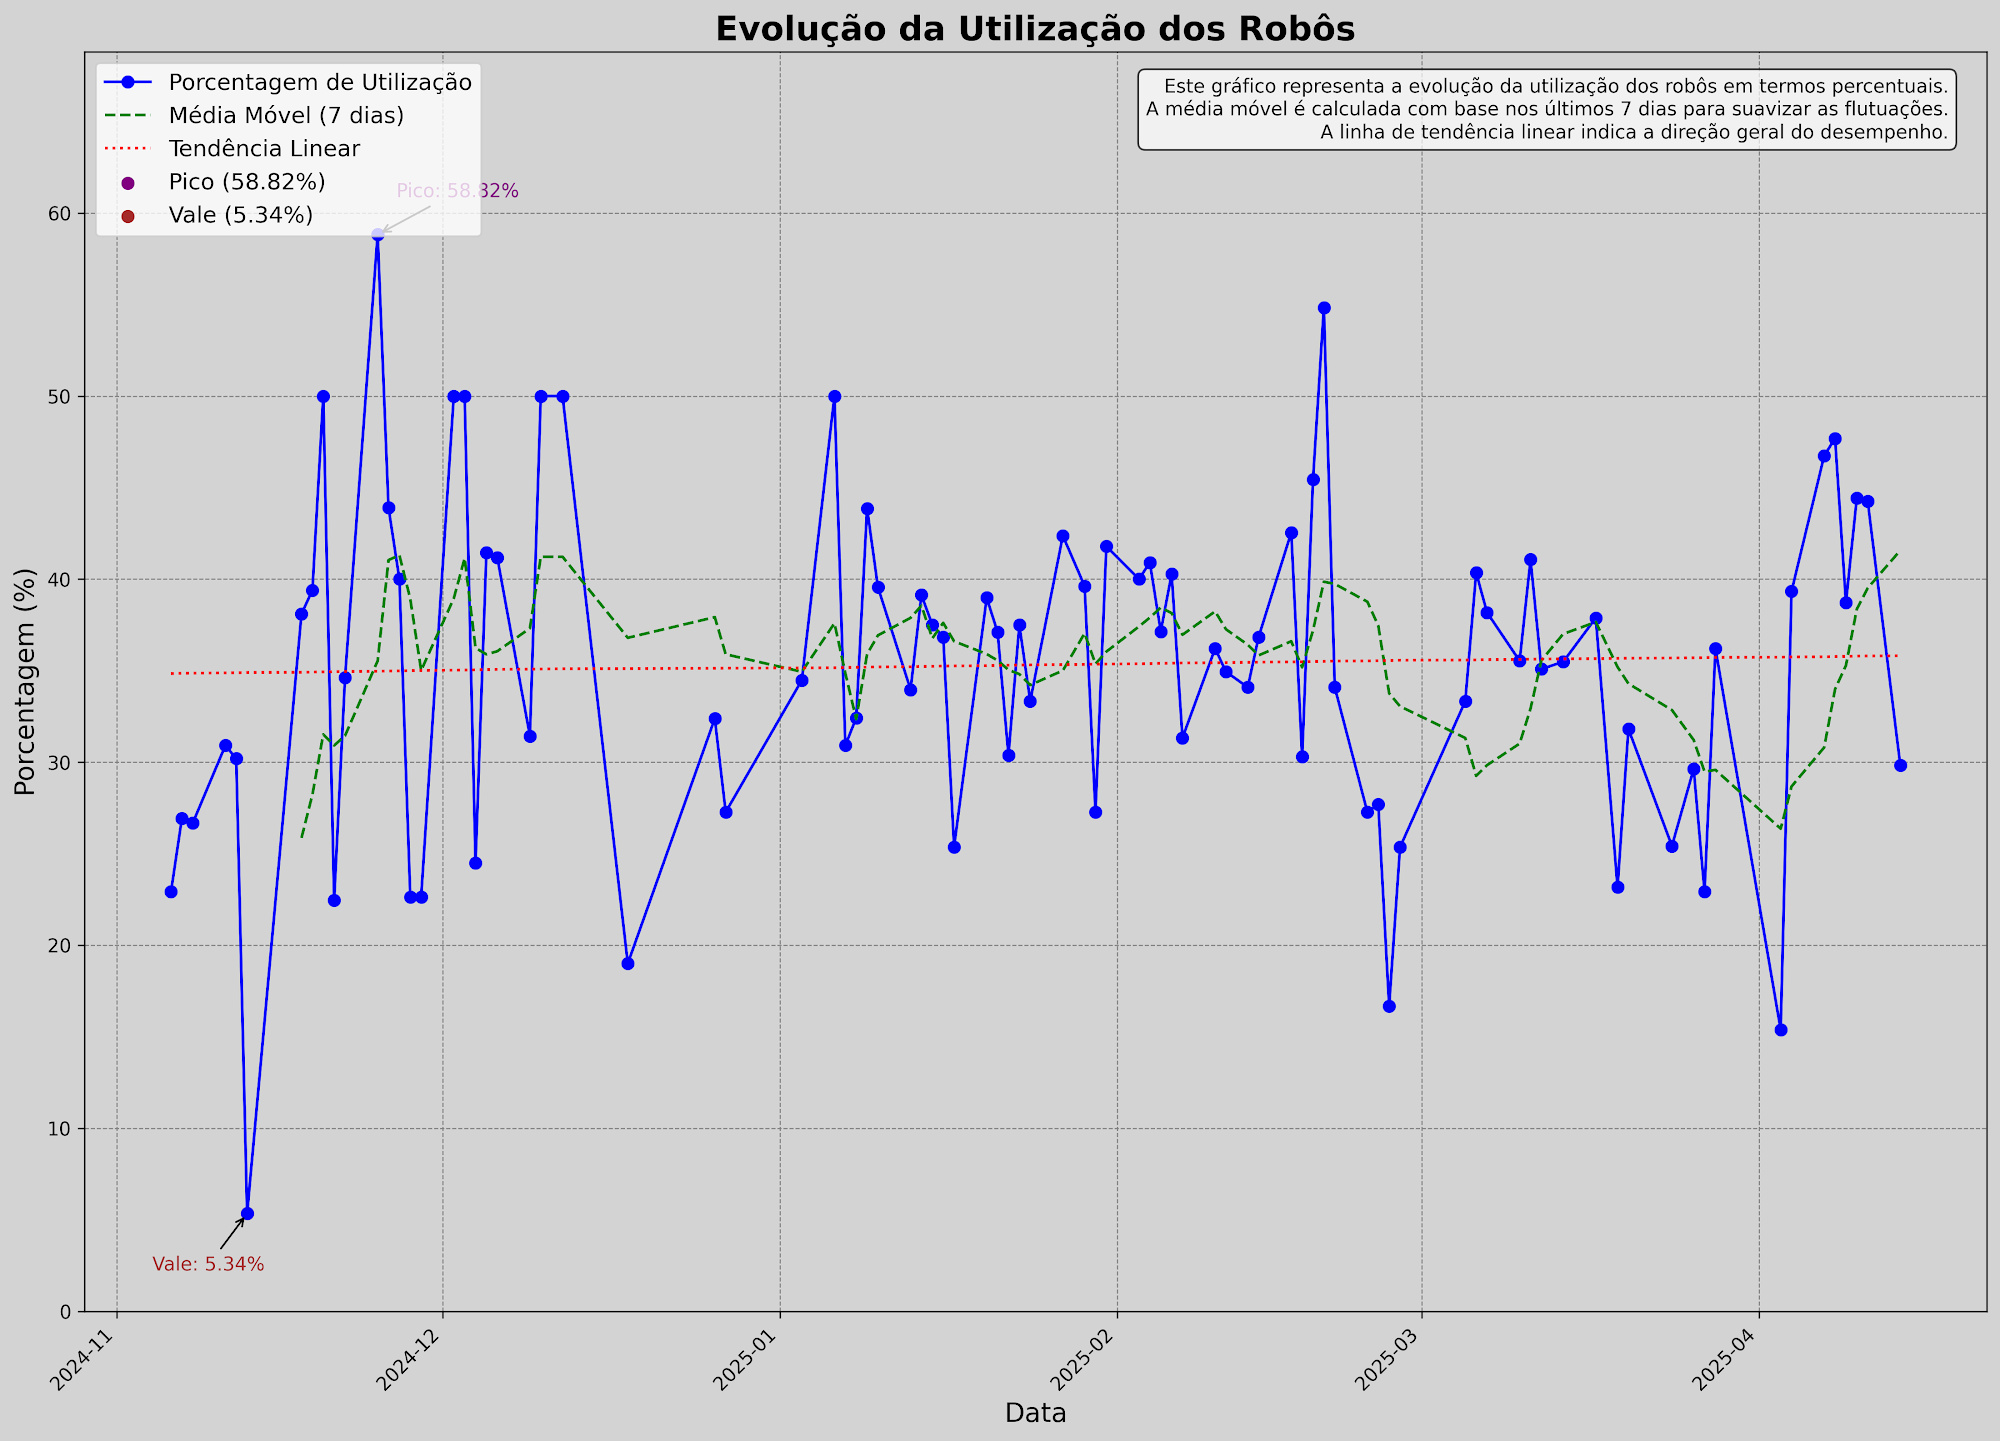

Reproduce this figure in Python.
import os
import re
import logging
from PyPDF2 import PdfReader
import matplotlib.pyplot as plt
from datetime import datetime
import numpy as np
import pandas as pd

# Configuração do logging
logging.basicConfig(
    level=logging.INFO,  # Define o nível mínimo para capturar mensagens
    format="%(asctime)s - %(levelname)s - %(message)s",
    handlers=[
        # logging.FileHandler("processamento.log"),  # Salva mensagens em um arquivo
        logging.StreamHandler()  # Exibe mensagens no console
    ]
)

def extract_percentage_from_pdf(file_path):
    try:
        reader = PdfReader(file_path)
        text = ""
        for page in reader.pages:
            text += page.extract_text()
        
        # Regex para encontrar "Total de Ordens do Robô: <número> (<porcentagem>)"
        match = re.search(r"Total de Ordens do Robô:\s*\d+\s*\(([\d.,]+%)\)", text)
        if match:
            return match.group(1)  # Retorna a porcentagem encontrada
        else:
            return None
    except Exception as e:
        logging.error(f"Erro ao processar o arquivo {file_path}: {e}")
        return None

def extract_date_from_filename(file_name):
    # Regex para encontrar datas no formato DD_MM_YYYY no nome do arquivo
    match = re.search(r"(\d{2})_(\d{2})_(\d{4})", file_name)
    if match:
        day, month, year = match.groups()
        return datetime.strptime(f"{day}/{month}/{year}", "%d/%m/%Y")
    return None

def process_pdfs_in_folder(folder_path):
    data_points = []
    
    for file_name in os.listdir(folder_path):
        if file_name.endswith(".pdf"):
            file_path = os.path.join(folder_path, file_name)
            date = extract_date_from_filename(file_name)
            percentage = extract_percentage_from_pdf(file_path)
            
            if date and percentage:
                percentage_value = float(percentage.replace(",", ".").replace("%", ""))
                data_points.append((date, percentage_value))
                logging.info(f"Porcentagem encontrada em {file_name}: {percentage}")
            else:
                logging.warning(f"Nenhuma porcentagem encontrada em {file_name}")
    
    # Ordenar por data
    data_points.sort(key=lambda x: x[0])
    return data_points

import pandas as pd
import numpy as np
import matplotlib.pyplot as plt
import os
import logging

def plot_percentages(data_points):
    # Converter para DataFrame para facilitar os cálculos
    df = pd.DataFrame(data_points, columns=["data", "porcentagem"])
    df.set_index("data", inplace=True)
    
    # Cálculo da média móvel de 7 dias
    df["media_movel"] = df["porcentagem"].rolling(window=7).mean()
    
    # Linha de tendência linear
    x = np.arange(len(df))
    coef = np.polyfit(x, df["porcentagem"], 1)  # Ajuste linear
    poly = np.poly1d(coef)
    df["tendencia"] = poly(x)
    
    # Identificar picos e vales
    pico = df["porcentagem"].idxmax()
    vale = df["porcentagem"].idxmin()
    
    # Ajustar limites do eixo Y
    y_min = max(0, df["porcentagem"].min() - 10)  # Margem inferior de 10%
    y_max = min(100, df["porcentagem"].max() + 10)  # Margem superior de 10%
    
    # Criar o gráfico com fundo cinza e aumento das dimensões
    plt.figure(figsize=(18, 12), dpi=600, facecolor='lightgray')  # Aumento das dimensões e DPI
    ax = plt.gca()
    ax.set_facecolor('lightgray')  # Fundo cinza para o gráfico
    
    # Plotando as linhas
    plt.plot(df.index, df["porcentagem"], marker="o", label="Porcentagem de Utilização", color="b")
    plt.plot(df.index, df["media_movel"], linestyle="--", label="Média Móvel (7 dias)", color="g")
    plt.plot(df.index, df["tendencia"], linestyle=":", label="Tendência Linear", color="r")
    
    # Destacar picos e vales
    plt.scatter(pico, df.loc[pico, "porcentagem"], color="purple", label=f"Pico ({df.loc[pico, 'porcentagem']:.2f}%)")
    plt.scatter(vale, df.loc[vale, "porcentagem"], color="brown", label=f"Vale ({df.loc[vale, 'porcentagem']:.2f}%)")
    
    # Anotações no gráfico
    plt.annotate(f"Pico: {df.loc[pico, 'porcentagem']:.2f}%", 
                 xy=(pico, df.loc[pico, "porcentagem"]), 
                 xytext=(10, 20), textcoords="offset points", 
                 arrowprops=dict(arrowstyle="->"), color="purple")
    
    plt.annotate(f"Vale: {df.loc[vale, 'porcentagem']:.2f}%", 
                 xy=(vale, df.loc[vale, "porcentagem"]), 
                 xytext=(-50, -30), textcoords="offset points",
                 arrowprops=dict(arrowstyle="->"), color="brown")
    
    # Ajustar limites do eixo Y
    plt.ylim(y_min, y_max)
    
    # Adicionar título, rótulos e legenda
    plt.title("Evolução da Utilização dos Robôs", fontsize=18, fontweight='bold')
    plt.xlabel("Data", fontsize=14)
    plt.ylabel("Porcentagem (%)", fontsize=14)
    plt.legend(fontsize=12, loc='upper left')
    plt.grid(which="both", linestyle="--", linewidth=0.6, color="gray")
    
    # Adicionar texto informativo (tópico 5) no centro superior
    # Texto informativo no topo direito
    informativo = (
        "Este gráfico representa a evolução da utilização dos robôs em termos percentuais.\n"
        "A média móvel é calculada com base nos últimos 7 dias para suavizar as flutuações.\n"
        "A linha de tendência linear indica a direção geral do desempenho."
    )
    plt.text(
        0.98, 0.98, informativo, ha='right', va='top', transform=ax.transAxes,
        fontsize=10, bbox=dict(facecolor='white', alpha=0.7, edgecolor='black', boxstyle='round,pad=0.4')
    )

    
    # Ajustar a rotação da legenda do eixo X para diagonal
    plt.xticks(rotation=45, ha="right")  # Rotacionar os rótulos do eixo X
    
    # Caminho para salvar o gráfico na área de trabalho
    desktop_path = os.path.join(os.path.expanduser("~"), "Desktop")
    save_path = os.path.join(desktop_path, "Gráfico da Utilização dos Robôs.png")
    plt.savefig(save_path, dpi=300, bbox_inches="tight", facecolor='lightgray')  # Salvar com fundo cinza e 300 DPI
    logging.info(f"Gráfico salvo em: {save_path}")
    
    # plt.show()

# Caminho para a pasta com os PDFs
folder_path = r"C:\Users\pcicilini.CORP\Desktop\Relatórios Robô"

# Processar os PDFs e obter as porcentagens ordenadas por data
data_points = process_pdfs_in_folder(folder_path)

# Verificar se há dados para plotar
if data_points:
    plot_percentages(data_points)
else:
    logging.warning("Nenhuma porcentagem foi encontrada nos PDFs.")